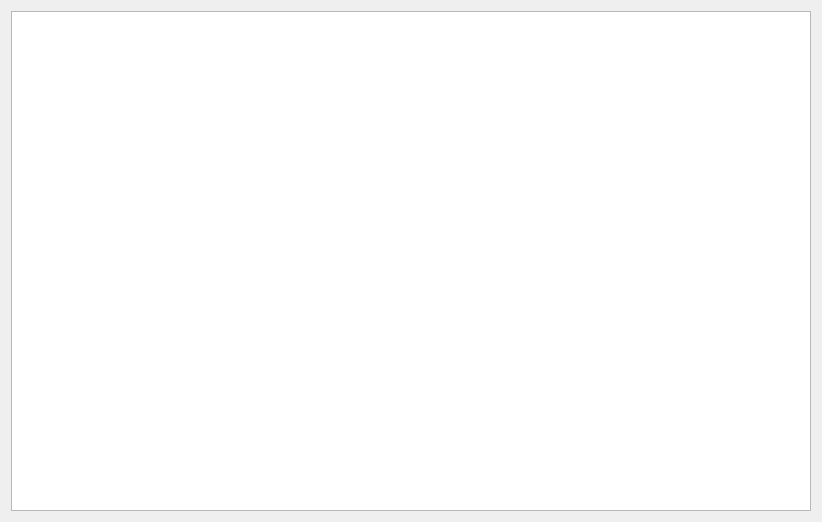
<?xml version="1.0" encoding="UTF-8"?>
<ui version="4.0">
 <class>Widget</class>
 <widget class="QWidget" name="Widget">
  <property name="geometry">
   <rect>
    <x>0</x>
    <y>0</y>
    <width>800</width>
    <height>500</height>
   </rect>
  </property>
  <property name="windowTitle">
   <string>Widget</string>
  </property>
  <layout class="QGridLayout" name="gridLayout_2">
   <item row="0" column="0">
    <layout class="QGridLayout" name="gridLayout">
     <property name="leftMargin">
      <number>0</number>
     </property>
     <property name="topMargin">
      <number>0</number>
     </property>
     <property name="rightMargin">
      <number>0</number>
     </property>
     <property name="bottomMargin">
      <number>0</number>
     </property>
     <item row="0" column="0">
      <widget class="QListWidget" name="listWidget">
       <property name="minimumSize">
        <size>
         <width>800</width>
         <height>500</height>
        </size>
       </property>
      </widget>
     </item>
    </layout>
   </item>
  </layout>
 </widget>
 <layoutdefault spacing="6" margin="11"/>
 <resources/>
 <connections/>
</ui>
